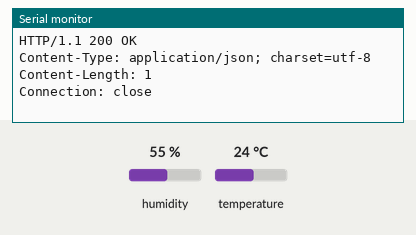
Recording of a sketch running on a simulated ESP8266 (NodeMCU). On the bench: the last lines printed to the serial monitor. The inputs (shaded band) are chosen by the test bench; at power-on: humidity 55 %, temperature 24 °C. WiFi joins after 1.5 s; servers stay silent unless stated; web services answer with replies made up by the test bench.

Above: at 2.7 s.
2.8 s: humidity set to 22 %
At 3.4 s:
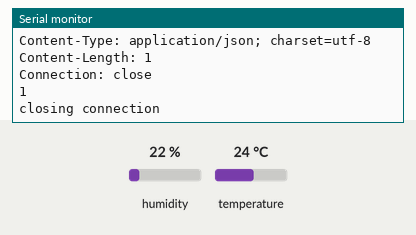
15.6 s: temperature set to 12 °C
24.1 s: humidity set to 40 %
At 24.42 s:
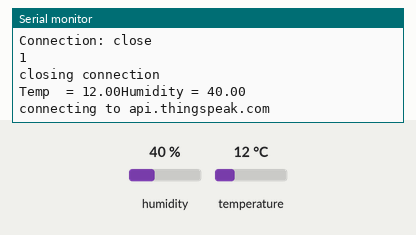
Timing chart, 0 to 27.1 s (numbered marks = the images above; inputs shaded):
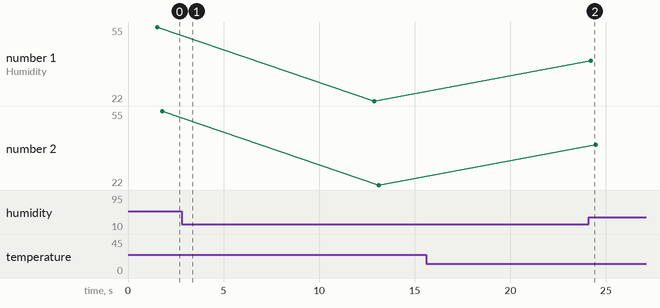

Measured:
- after the input at 24.1 s, the serial monitor: prints a new line after 0.12 s (image 2)
- plotted number 1: 55 → 22 after the input at 2.8 s, 22 → 40 after the input at 24.1 s
- plotted number 2: 55 → 22 after the input at 2.8 s, 22 → 40 after the input at 24.1 s

The sketch:

NodeMCUDHT11GET.ino
```cpp
#include <ESP8266WiFi.h>
#include "DHT.h"

const char* ssid = "Pimple Manson";
const char* password = "sai@12345";

const char* apiwritekey = "ZXIKH8UOJMJTFUOP";
const char* host  =  "api.thingspeak.com";
float temp=0;
float humidity = 0;

DHT dht(D1,DHT11);

void setup() {

  Serial.begin(115200);
  dht.begin();
  delay(10);

  Serial.println();
  Serial.println();
  Serial.print("Connecting to ");
  Serial.println(ssid);

  WiFi.begin(ssid, password);

  while (WiFi.status() != WL_CONNECTED) {
    delay(500);
    Serial.print(".");
  }

  Serial.println("");
  Serial.println("WiFi connected");
  Serial.println("IP address: ");
  Serial.println(WiFi.localIP());
}


void loop() {
      readsensordata();
      sendToCloud();
      delaySeconds(10);

}

void sendToCloud()
{
  Serial.print("connecting to ");
  Serial.println(host);

  WiFiClient client;
  const int httpPort = 80;
  if (!client.connect(host, httpPort)) {
    Serial.println("connection failed");
    return;
  }

  String url = "/update?api_key=";
  url += apiwritekey;
  url += "&field1=";
  url += temp;
  url += "&field2=";
  url += humidity;

  Serial.print("Requesting URL: ");
  Serial.println(url);

  // This will send the request to the server
  client.print(String("GET ") + url + " HTTP/1.1\r\n" +
               "Host: " + host + "\r\n" +
               "Connection: close\r\n\r\n");
  int timeout = millis() + 5000;
  while (client.available() == 0) {
    if (timeout - millis() < 0) {
      Serial.println(">>> Client Timeout !");
      client.stop();
      return;
    }
  }

  // Read all the lines of the reply from server and print them to Serial
  while(client.available()){
    String line = client.readStringUntil('\r');
    Serial.print(line);
  }

  Serial.println();
  Serial.println("closing connection");
  }
void readsensordata()
{
  temp=dht.readTemperature();
  humidity = dht.readHumidity();
  Serial.print("Temp  = ");
  Serial.print(temp);
  Serial.print("Humidity = ");
  Serial.println(humidity);
  delay(50);
}

  void delaySeconds(int s)
  {
    for(int i=1;i<=s;i++)
         delay(1000);
    }
```
